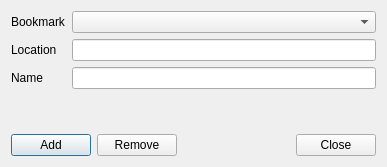
<?xml version="1.0" encoding="UTF-8"?>
<ui version="4.0">
 <class>BookmarkDialog</class>
 <widget class="QDialog" name="BookmarkDialog">
  <property name="geometry">
   <rect>
    <x>0</x>
    <y>0</y>
    <width>387</width>
    <height>167</height>
   </rect>
  </property>
  <property name="windowTitle">
   <string>Dialog</string>
  </property>
  <layout class="QVBoxLayout" name="verticalLayout">
   <item>
    <layout class="QFormLayout" name="formLayout">
     <item row="0" column="0">
      <widget class="QLabel" name="label_3">
       <property name="text">
        <string>Bookmark</string>
       </property>
      </widget>
     </item>
     <item row="0" column="1">
      <widget class="QComboBox" name="comboBox"/>
     </item>
     <item row="1" column="0">
      <widget class="QLabel" name="label">
       <property name="sizePolicy">
        <sizepolicy hsizetype="Preferred" vsizetype="Preferred">
         <horstretch>1</horstretch>
         <verstretch>0</verstretch>
        </sizepolicy>
       </property>
       <property name="text">
        <string>Location</string>
       </property>
      </widget>
     </item>
     <item row="1" column="1">
      <widget class="QLineEdit" name="lineEdit">
       <property name="sizePolicy">
        <sizepolicy hsizetype="Expanding" vsizetype="Fixed">
         <horstretch>1</horstretch>
         <verstretch>0</verstretch>
        </sizepolicy>
       </property>
      </widget>
     </item>
     <item row="2" column="0">
      <widget class="QLabel" name="label_2">
       <property name="sizePolicy">
        <sizepolicy hsizetype="Preferred" vsizetype="Preferred">
         <horstretch>1</horstretch>
         <verstretch>0</verstretch>
        </sizepolicy>
       </property>
       <property name="text">
        <string>Name</string>
       </property>
      </widget>
     </item>
     <item row="2" column="1">
      <widget class="QLineEdit" name="lineEdit_2"/>
     </item>
    </layout>
   </item>
   <item>
    <spacer name="verticalSpacer">
     <property name="orientation">
      <enum>Qt::Vertical</enum>
     </property>
     <property name="sizeHint" stdset="0">
      <size>
       <width>20</width>
       <height>0</height>
      </size>
     </property>
    </spacer>
   </item>
   <item>
    <layout class="QHBoxLayout" name="horizontalLayout">
     <item>
      <widget class="QPushButton" name="pushButton_3">
       <property name="sizePolicy">
        <sizepolicy hsizetype="Minimum" vsizetype="Fixed">
         <horstretch>0</horstretch>
         <verstretch>0</verstretch>
        </sizepolicy>
       </property>
       <property name="text">
        <string>Add</string>
       </property>
      </widget>
     </item>
     <item>
      <widget class="QPushButton" name="pushButton_2">
       <property name="sizePolicy">
        <sizepolicy hsizetype="Minimum" vsizetype="Fixed">
         <horstretch>0</horstretch>
         <verstretch>0</verstretch>
        </sizepolicy>
       </property>
       <property name="text">
        <string>Remove</string>
       </property>
      </widget>
     </item>
     <item>
      <widget class="QDialogButtonBox" name="buttonBox">
       <property name="standardButtons">
        <set>QDialogButtonBox::Close</set>
       </property>
      </widget>
     </item>
    </layout>
   </item>
  </layout>
 </widget>
 <resources/>
 <connections/>
</ui>
